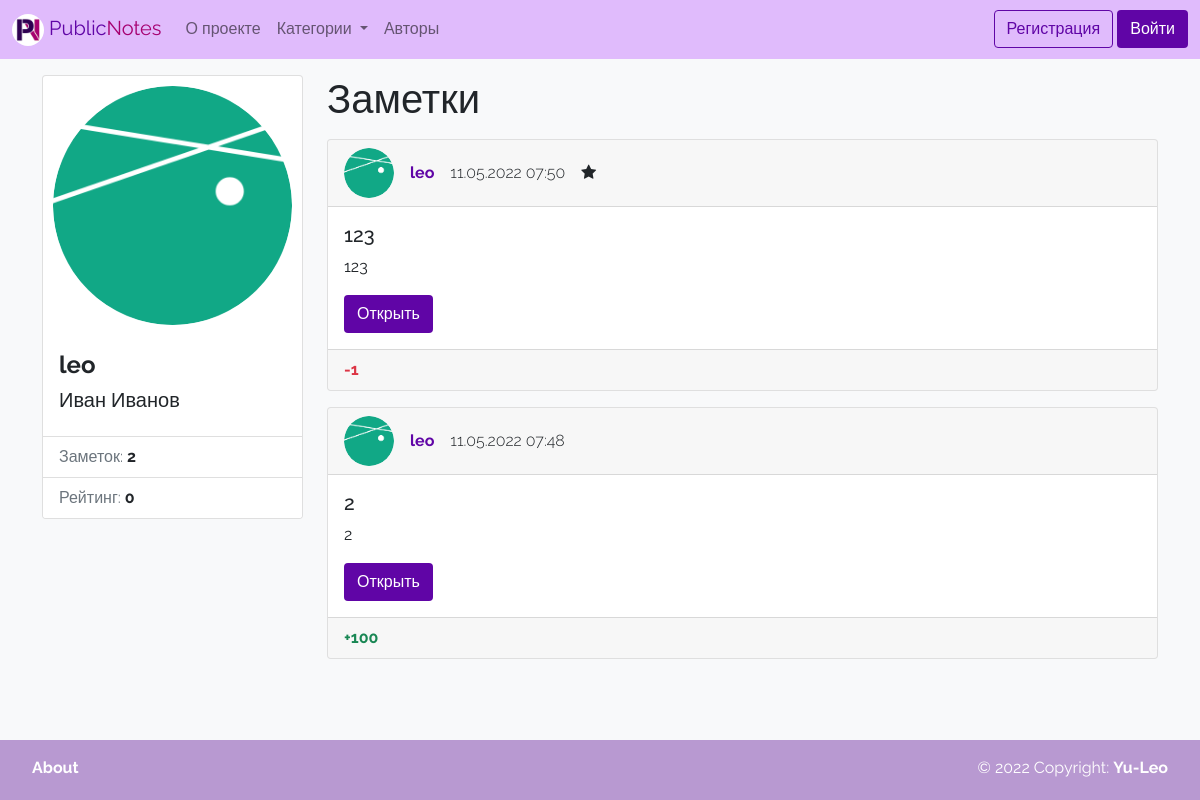
/author/2, run on an earlier commit of the app's database.
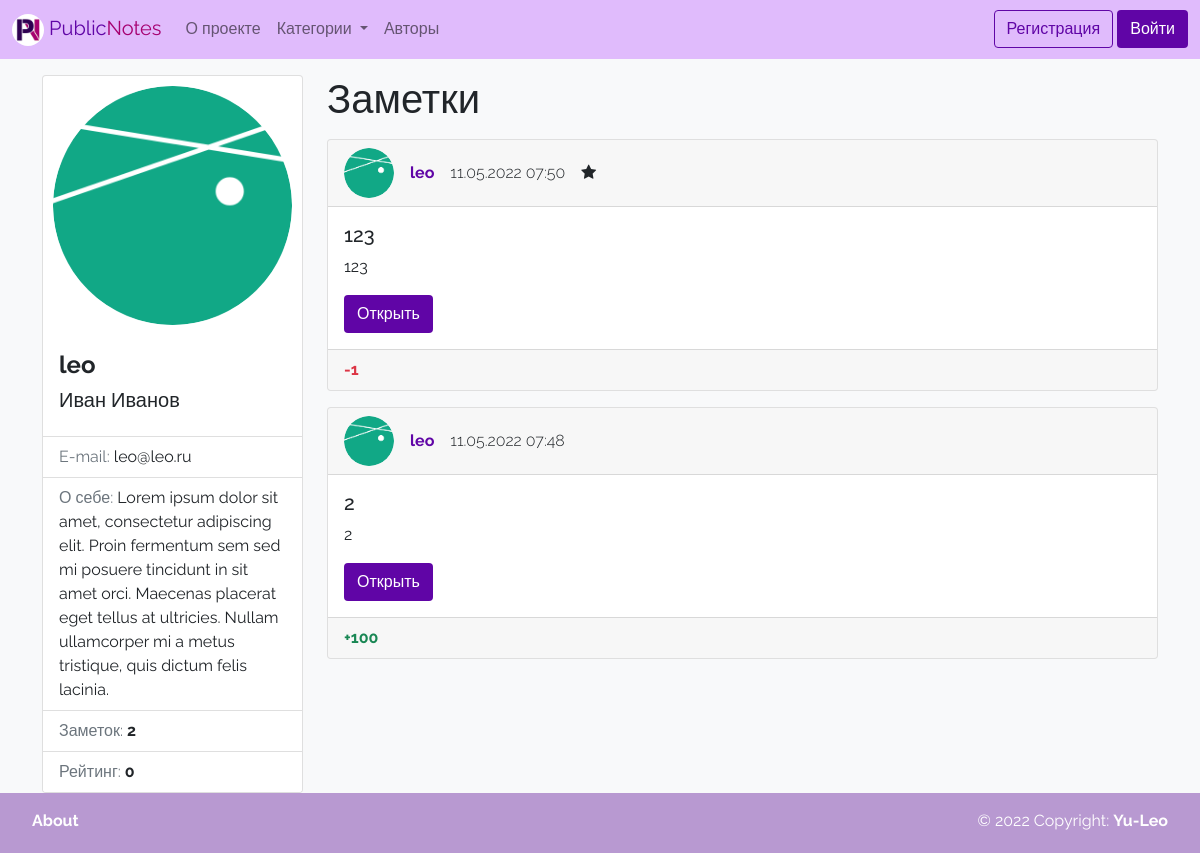
And on a later commit of the database.
### wall/models.py (models this page shows)
class User(AbstractUser):
    photo = models.ImageField(upload_to='photos/%Y/%m/%d/', verbose_name='Аватарка', blank=True)
    rating = models.IntegerField(verbose_name='Рейтинг', default=0)
    bio = models.TextField(verbose_name='О себе', blank=True)
    show_email = models.BooleanField(verbose_name='Публичный e-mail', default=False)
    def get_absolute_url(self):
        return reverse('author', kwargs={"pk": self.pk})

class Note(models.Model):
    title = models.CharField(max_length=150, verbose_name='Название')
    content = models.TextField(verbose_name='Текст', blank=True)
    created_at = models.DateTimeField(auto_now_add=True, verbose_name='Дата создания')
    rating = models.IntegerField(verbose_name='Рейтинг', default=0)
    stared = models.BooleanField(verbose_name='Важная', default=False)
    author = models.ForeignKey(
        settings.AUTH_USER_MODEL,
        on_delete=models.PROTECT,
        verbose_name='Автор',
        null=True,
        blank=True,
    )
    category = models.ForeignKey('Category', on_delete=models.PROTECT, verbose_name='Категория', null=True, blank=True)
    def get_absolute_url(self):
        return reverse('note', kwargs={"pk": self.pk})
    class Meta:
        verbose_name = 'Заметка'
        verbose_name_plural = 'Заметки'
        ordering = ['-created_at', 'title']

### wall/views.py (the view)
# urls.py: path('author/<int:pk>', ViewAuthor.as_view(), name='author'),
class ViewAuthor(DetailView):
    model = User
    template_name = 'wall/author.html'
    context_object_name = 'author'
    def get_context_data(self, *, object_list=None, **kwargs):
        context = super(ViewAuthor, self).get_context_data(**kwargs)
        context['page_obj'] = Note.objects.filter(author=self.kwargs['pk'])
        return context

### wall/templatetags/wall_tags.py (called while the page is built)
@register.simple_tag
def get_categories():
    return Category.objects.annotate(cnt=Count('note')).order_by('-cnt', 'title')

@register.simple_tag
def get_notes_count_for_author(author):
    return Note.objects.filter(author=author).count()

### wall/templates/wall/author.html (shortened to what this page needs)
{% extends 'base.html' %}
{% load wall_tags %}
{% block sidebar %}
<div class="card">
    <img src="{% if author.photo %}
                {{ author.photo.url }}
                {% else %}
                {% load static %}
                {% endif %}" alt="..."
         style="border-radius: 50%; padding: 10px;">
    <div class="card-body">
        <h4 class="card-title"><span class="fw-bold">{{ author.username }}</span></h4>
        <h5><span class="fw-light">
            {% if author.first_name %}
            {{ author.first_name }}
            {% endif %}
            {% if author.last_name %}
            {{ author.last_name }}
            {% endif %}</span></h5>
    </div>
    <ul class="list-group list-group-flush">
        {% if author.show_email %}
        <li class="list-group-item">
            <p class="card-text"><span class="text-secondary"> E-mail: </span>{{ author.email }}</p>
        </li>
        {% endif %}
        {% if author.bio %}
        <li class="list-group-item">
            <p class="card-text"><span class="text-secondary"> О себе: </span>{{author.bio}}</p>
        </li>
        {% endif %}
        <li class="list-group-item"><span class="text-secondary">Заметок: </span><span class="fw-bold">
                        {% get_notes_count_for_author author %} </span></li>
        <li class="list-group-item"><span class="text-secondary">Рейтинг: </span><span class="
                        {% if item.rating > 0 %}
                        text-success
                        {% elif item.rating < 0 %}
                        text-danger
                        {% else %}
                        {% endif %}
                        fw-bold"> {{ author.rating }}
                    </span>
        </li>
    </ul>
</div>
{% endblock %}
{% block content_title %}
<div class="hstack gap-3">
    <h1 class="mb-3">Заметки</h1>
</div>
{% endblock %}
{% block content %}
{% include 'wall/inc/_notes_list.html'%}
{% endblock %}

### templates/base.html (shortened to what this page needs)
<!doctype html>
<html lang="ru">
<head>
    <link href="https://cdn.jsdelivr.net/npm/bootstrap@5.1.3/dist/css/bootstrap.min.css" rel="stylesheet"
>
    <link rel="stylesheet" href="https://maxcdn.bootstrapcdn.com/font-awesome/4.5.0/css/font-awesome.min.css">
    <link rel="stylesheet" href="/static/wall/css/style.css">
    {% load static %}
</head>
<body class="bg-light">
{% include 'inc/_navbar.html'%}
<div class="container">
    <div class="row pt-3">
        <div class="col-md-3">
            {% block sidebar %} SIDEBAR {% endblock %}
        </div>
        <div class="col-md-9">
            {% block content_title %} {% endblock %}
            {% block content %} CONTENT {% endblock %}
        </div>
    </div>
</div>
{% include 'inc/_footer.html'%}
</body>
</html>

### templates/inc/_navbar.html (shortened to what this page needs)
{% load wall_tags %}
{% load static %}
<nav class="navbar navbar-expand-lg navbar-light purple-navbar text-white">
    <div class="container-fluid">
        <a class="navbar-brand" href="{% url 'home' %}">
            <img src="{% static 'wall/img/logo.png' %}" alt="" width="32" height="32"
                 class="d-inline-block align-text-center rounded-circle">
            <span class="text-purple">Public</span><span class="text-pink">Notes</span>
        </a>
        <div class="collapse navbar-collapse" id="navbarNavDropdown">
            <ul class="navbar-nav">
                <li class="nav-item">
                    <a class="nav-link" href="{% url 'about' %}">О проекте</a>
                </li>
                <li class="nav-item dropdown">
                    <a class="nav-link dropdown-toggle" href="#" id="navbarDropdownMenuLink" role="button"
                       data-bs-toggle="dropdown" aria-expanded="false">
                        Категории
                    </a>
                </li>
                <li class="nav-item">
                    <a class="nav-link" href="{% url 'authors' %}">Авторы</a>
                </li>
            </ul>
        </div>
        <div class="">
            {% if request.user.is_authenticated %}
            <a class="btn btn-purple" href="{{ request.user.get_absolute_url }}" role="button"
               aria-disabled="true">
                {{ request.user.username }}</a>
            <a class="btn btn-outline-purple" href="{% url 'logout' %}" role="button">Выйти</a>
            {% else %}
            <a class="btn btn-outline-purple" href="{% url 'registration' %}" role="button">Регистрация</a>
            <a class="btn btn-purple" href="{% url 'login' %}" role="button">Войти</a>
            {% endif %}
        </div>
    </div>
</nav>

### wall/templates/wall/inc/_notes_list.html (shortened to what this page needs)
{% for item in page_obj %}
<div class="card mb-3">
    <div class="card-header">
        <div class="hstack gap-3">
            <div class="">
                <img src="{% if item.author.photo %}
                {{ item.author.photo.url }}
                {% else %}
                {% load static %}
                {% endif %}" alt="..." width="50" height="50"
                     style="border-radius: 25px;">
            </div>
            <div class="fw-bold">
                {% if item.author %}
                <a href="{{ item.author.get_absolute_url }}" class="text-decoration-none text-purple">
                    {{ item.author.username }}</a>
                {% else %}
                Аноним
                {% endif %}
            </div>
            <div class="fw-light">{{ item.created_at|date:"d.m.Y H:i" }}</div>
            <div class="">
                {% if item.stared %}
                <i class="fa fa-star"></i>
                {% endif %}
            </div>
        </div>
    </div>
    <div class="card-body" style="transform: rotate(0);">
        <h5 class="card-title">{{ item.title|truncatewords:10 }}</h5>
        <p class="card-text">{{ item.content|truncatewords:30 }}</p>
        <a href="{{ item.get_absolute_url }}" class="btn btn-purple stretched-link">Открыть</a>
    </div>
    <div class="card-footer"
         style="{% if item.category.color %}background-color: #{{item.category.color}}{% endif %}">
        <div class="hstack gap-3">
            {% if item.rating > 0 %}
            <div class="text-success fw-bold">+{{item.rating}}</div>
            {% elif item.rating < 0 %}
            <div class="text-danger fw-bold">{{item.rating}}</div>
            {% else %}
            <div class="fw-bold">{{item.rating}}</div>
            {% endif %}
        </div>
    </div>
</div>
{% endfor %}

### templates/inc/_footer.html
<footer class="d-flex justify-content-between text-white p-3">
    <div class="ps-3">
        <a class="text-white text-decoration-none fw-bold" href="{% url 'about' %}">About</a>
    </div>
    <div class="pe-3">
        © 2022 Copyright: <a class="text-white text-decoration-none fw-bold" href="{% url 'about' %}#author">Yu-Leo</a>
    </div>
</footer>

### wall/static/wall/css/style.css (style rules this page uses)
:root { --purple: #6005A6; --dark-purple: #3E026C; --pink: #A60070; --dark-pink: #7B0053; }
html { position: relative; min-height: 100%; }
body { margin-bottom: 60px; font-family: 'Raleway', sans-serif; }
footer { position: absolute; bottom: 0; width: 100%; height: 60px; background-color: #B899D1; }
.text-purple { color: var(--purple); }
.text-pink { color: var(--pink); }
.purple-navbar { background-color: #E0BBFC; }
.btn-purple { background-color: var(--purple); color: #fff; }
.btn-outline-purple { border-color: var(--purple); color: var(--purple); }

What changed in the data, as far as the page shows it:
changed User "leo": show_email False → True (drawn); email (not shown) → "leo@leo.ru"; bio (not shown) → "Lorem ipsum dolor sit amet, consectetur adipiscing elit. Proin fermentum sem sed mi posuere tincidunt in sit amet orci. Maecenas placerat eget tellus at ultricies. Nullam ullamcorper mi a metus tristique, quis dictum felis lacinia."
Also different on the page:
text now shown: "E-mail: О себе:"
